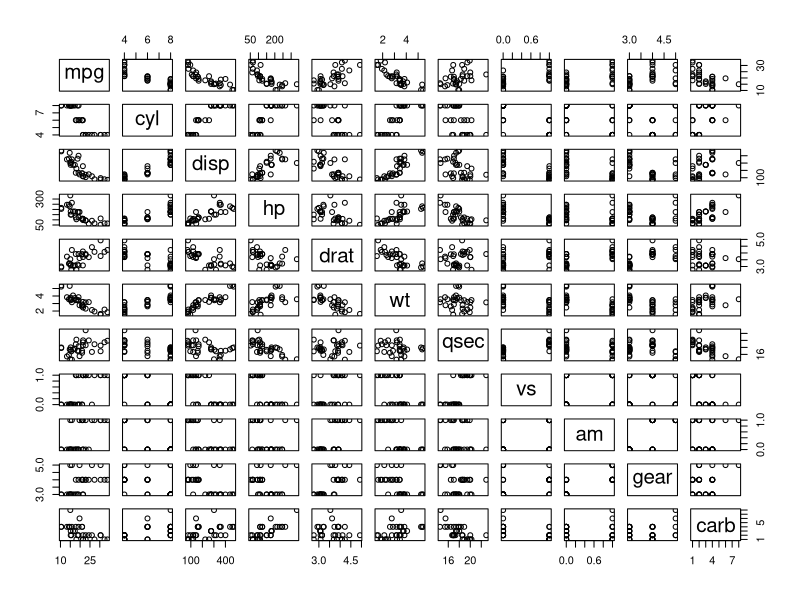
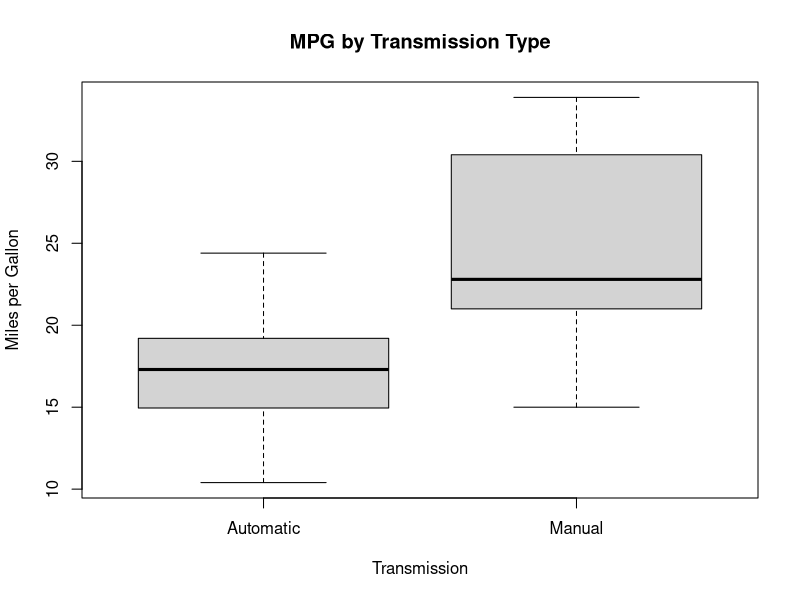

Here is the R script that generated these plots, in order:
## ---- chunk 1
data(mtcars)
pairs(mtcars)
## ---- chunk 2
boxplot(mpg~am, data = mtcars,
        xlab = "Transmission",
        ylab = "Miles per Gallon",
        main = "MPG by Transmission Type",
        names = c("Automatic", "Manual"))
## ---- chunk 3
t.test(mtcars$mpg~mtcars$am,conf.level=0.95)
## ---- chunk 4
reg = lm(data = mtcars, mpg ~ am)
summary(reg)
## ---- chunk 5
bestmodel = step(lm(data = mtcars, mpg ~ .), trace=0)
summary(bestmodel)
